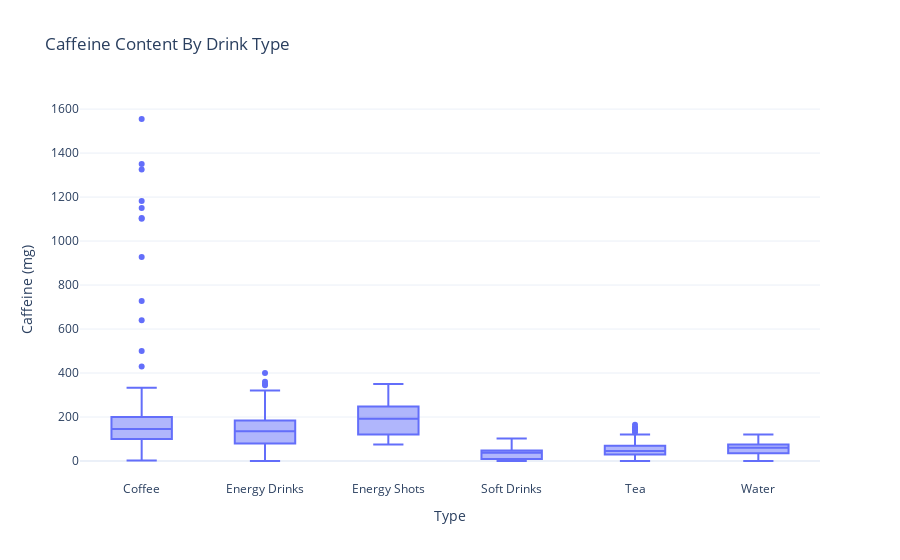

Source (notebook cell):
### Markdown cell above
### Box Plot for Caffeine Across all Drink Types

### Code cell
fig = px.box(caffeine, 
            x='type', 
            y='Caffeine (mg)',
            title='Caffeine Content By Drink Type',
            labels={'type': 'Type'},
            template='plotly_white',
            hover_data=['drink', 'Volume (ml)']
            )
fig

### Figure 1 — Plotly figure (JSON) as saved in the notebook; plotly's stock layout.template omitted (floating-point values rounded to 4 significant figures; data arrays with more than 128 entries replaced by an {"elided": "..."} marker saying what was removed)
{"data": [{"alignmentgroup": "True", "customdata": {"elided": "610x2 mixed values"}, "hovertemplate": "Type=%{x}<br>Caffeine (mg)=%{y}<br>drink=%{customdata[0]}<br>Volume (ml)=%{customdata[1]}<extra></extra>", "legendgroup": "", "marker": {"color": "#636efa"}, "name": "", "notched": false, "offsetgroup": "", "orientation": "v", "showlegend": false, "type": "box", "x": {"elided": "610 str values"}, "x0": " ", "xaxis": "x", "y": {"elided": "610 int values"}, "y0": " ", "yaxis": "y"}], "layout": {"boxmode": "group", "legend": {"tracegroupgap": 0}, "title": {"text": "Caffeine Content By Drink Type"}, "xaxis": {"anchor": "y", "domain": [0, 1], "title": {"text": "Type"}}, "yaxis": {"anchor": "x", "domain": [0, 1], "title": {"text": "Caffeine (mg)"}}}}
